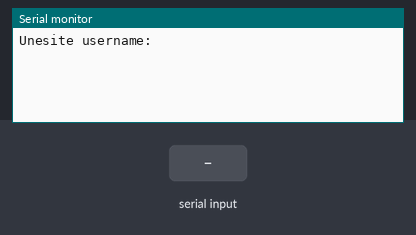
The program below on a simulated ATmega328P, built with avr-gcc and emulated at 16 MHz. On the bench: the last lines printed to the serial monitor. The inputs (shaded band) are chosen by the test bench.

Above: at 1.2 s.
1.3 s: "1" received over Serial
At 3.0 s:
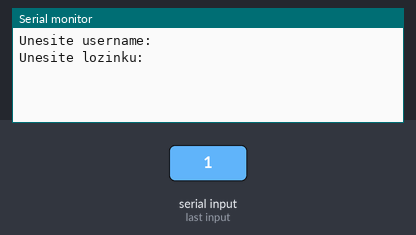
3.3 s: "0" received over Serial
At 4.6 s:
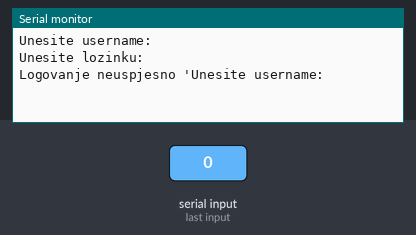

Measured:
- after the input at 1.3 s, the serial monitor: prints a new line after 0.50 s (image 1)
- after the input at 3.3 s, the serial monitor: prints a new line after 0.50 s (image 2)

The program:

main.c
```c
/**
 * @file   main.c
 * @brief   Glavna Petlja
 * @author Radonjic Ksenija
 * @date    13 - 05 - 2021
 * @version 1.0
 * */


#include "usart.h"
#include <util/delay.h>
#include <stdint.h>

/**
 * Provjera -  Funkcija  provjerava jednakost rijeci
 * @param - predefinisana_rijec - rijec koju imamo
 * @param - nova_rijec - onu koju unosimo preko serijskog
 * @param - duzina - duzina rijeci
 * @return - res - vraca 1 ukoliko je tacno a 0 ako nije
 * */
int8_t Provjera(int8_t predefinisana_rijec[], int8_t nova_rijec[], int8_t duzina)
{
	int8_t res=0;
	if(duzina == sizeof(predefinisana_rijec))
	{
		res=1;
		for(int i = 0 ; i < duzina ; i++)
		{
			if(nova_rijec[i] != predefinisana_rijec[i])
			     res=0;
		}
	}
	return res;
}

int main()
{
	///predefinisane vrijednosti
	int8_t USERNAME[64]= "radonjicksenija";
	///predefinisane vrijednosti
	int8_t PASSWORD [64]="kaktus";

	usartInit(9600);
	int8_t lozinka[64];
	int8_t korisnicko_ime[64];
	int8_t duzina1, duzina2;

	while(1)
	{
		usartPutString("Unesite username: \r \n");
		while(!usartAvailable());
		_delay_ms(500);

		duzina1=usartGetString(korisnicko_ime);
		korisnicko_ime[duzina1]= '\0';

		usartPutString("Unesite lozinku: \r \n");
		while(!usartAvailable());
		duzina2=usartGetString(lozinka);
		lozinka[duzina2]= '\0';

		_delay_ms(500);

		if(Provjera(USERNAME, korisnicko_ime , duzina1) && Provjera(PASSWORD, lozinka, duzina2))
		{
			usartPutString("Dobrodosli, ");
		    usartPutString(korisnicko_ime);
		    usartPutString(" \r\n");
		}
		else
		{
			usartPutString("Logovanje neuspjesno '\0'");
		}

	}


	return 0;
}
```

usart.c
```c
/**
 * @file	usart.c
 * @brief	Funkcije za upravljanje serijskim portom
 * @author	Radonjic Ksenija
 * @date	14-04-2019
 */
#include <avr/io.h>
#include <avr/interrupt.h>
#include <avr/pgmspace.h>
#include "usart.h"

#define UART_BUFFER_SIZE 64

int8_t Rx_Buffer[UART_BUFFER_SIZE];		// Prijemni FIFO bafer
volatile uint8_t Rx_Buffer_Size = 0;	// Broj karaktera u prijemnom baferu
volatile uint8_t Rx_Buffer_First = 0;
volatile uint8_t Rx_Buffer_Last = 0;

ISR(USART_RX_vect)
{
	Rx_Buffer[Rx_Buffer_Last++] = UDR0;		// Ucitavanje primljenog karaktera
	Rx_Buffer_Last &= UART_BUFFER_SIZE - 1;	// Povratak na pocetak u slucaju prekoracenja
	if (Rx_Buffer_Size < UART_BUFFER_SIZE)
		Rx_Buffer_Size++;					// Inkrement brojaca primljenih karaktera
}

void usartInit(uint32_t baud)
{
	/*
	 * Inicijalizacija indikatora
	 * U2Xn = 0: Onemogucena dvostruka brzina
	 * MPCMn = 0: Onemogucen multiprocesorski rezim
	 */
	UCSR0A = 0x20;

	/*
	 * RXCIEn = 1: Dozvola prekida izavanog okoncanjem prijema
	 * RXENn = 1: Dozvola prijema
	 * TXENn = 1: Dozvola slanja
	 */
	UCSR0B = 0x98;

	/*
	 * UMSELn[1:0] = 00: Asinroni rezim
	 * UPMn[1:0] = 00: Bit pariteta se ne koristi
	 * USBSn = 0: Koristi se jedan stop bit
	 * UCSzn[2:0] = 011: 8-bitni prenos
	 */
	UCSR0C = 0x06;

	uint16_t UBRRn = F_CPU / (16 * baud) - 1;
	UBRR0H = UBRRn >> 8;
	UBRR0L = UBRRn & 0xff;

	sei();	// I = 1 (dozvola prekida)
}

uint8_t usartAvailable()
{
	return Rx_Buffer_Size;		// Ocitavanje broja karaktera u prijemnom baferu
}

void usartPutChar(int8_t c)
{
	while(!(UCSR0A & 0x20));	// Ceka da se setuje UDREn (indikacija da je predajni bafer prazan)
	UDR0 = c;					// Upis karaktera u predajni bafer
}

void usartPutString(int8_t *s)
{
	while(*s != 0)				// Petlja se izvrsava do nailaska na nul-terminator
	{
		usartPutChar(*s);		// Slanje tekuceg karaktera
		s++;					// Azuriranje pokazivaca na tekuci karakter
	}
}

void usartPutString_P(const int8_t *s)
{
	while (1)
	{
		int8_t c = pgm_read_byte(s++);	// Citanje sledeceg karaktera iz programske memorije
		if (c == '\0')					// Izlazak iz petlje u slucaju
			return;						// Nailaska na terminator
		usartPutChar(c);				// Slanje karaktera
	}
}

int8_t usartGetChar()
{
	int8_t c;

	if (!Rx_Buffer_Size)						// Bafer je prazan?
		return -1;
	c = Rx_Buffer[Rx_Buffer_First++];			// Citanje karaktera iz prijemnog bafera
	Rx_Buffer_First &= UART_BUFFER_SIZE - 1;	// Povratak na pocetak u slucaju prekoracenja
	Rx_Buffer_Size--;							// Dekrement brojaca karaktera u prijemnom baferu

	return c;
}

uint8_t usartGetString(int8_t *s)
{
	uint8_t len = 0;

	while(Rx_Buffer_Size) 			// Ima karaktera u faferu?
		s[len++] = usartGetChar();	// Ucitavanje novog karaktera

	s[len] = 0;						// Terminacija stringa
	return len;						// Vraca broj ocitanih karaktera
}
```

usart.h
```c
/**
 * @file	usart.h
 * @brief	Funkcije za upravljanje serijskim portom
 * @author	Radonjic Ksenija
 * @date	14-04-2019
 */

#ifndef USART_H_
#define USART_H_

#include <stdint.h>

/// Velicina prijemnog bafera (mora biti 2^n)
#define UART_BUFFER_SIZE 64

/**
 * Funkcija inicijalizuje USART modul.
 * @param baud brzina serijske komunikacije, izrazena u bitima u sekundi
 */
void usartInit(uint32_t baud);

/**
 * Funkcija vraca broj neocitanih karaktera u prijemnom baferu.
 * @return broj neocitanih karaktera u prijemnom baferu
 */
uint8_t usartAvailable();

/**
 * Funkcija salje zadati karakter preko serijskog porta.
 * @param c karakter za slanje
 */
void usartPutChar(int8_t c);

/**
 * Funkcija salje string (niz karaktera) smesten u RAM memoriju preko serijskog porta.
 * @param s pokazivac na string u RAM memoriji
 */
void usartPutString(int8_t *s);

/**
 * Funkcija salje string (niz karaktera) smesten u programsku FLASH memoriju preko serijskog porta.
 * @param s pokazivac na string u programskoj FLASH memoriji
 */
void usartPutString_P(const int8_t *s);

/**
 * Funkcija vraca sledeci neprocitani karakter iz prijemnog bafera. Ukoliko je prijemni bafer prazan, vraca -1.
 * @return sledeci neprocitani karakter iz prijemnog bafera
 */
int8_t usartGetChar();

/**
 * Funkcija ocitava sve karaktere iz prijemnog bafera i od njih formira string.
 * @param s pokazivac na bafer u koji se smesta string
 * @return broj ocitanih karaktera
 */
uint8_t usartGetString(int8_t *s);

#endif /* USART_H_ */
```
